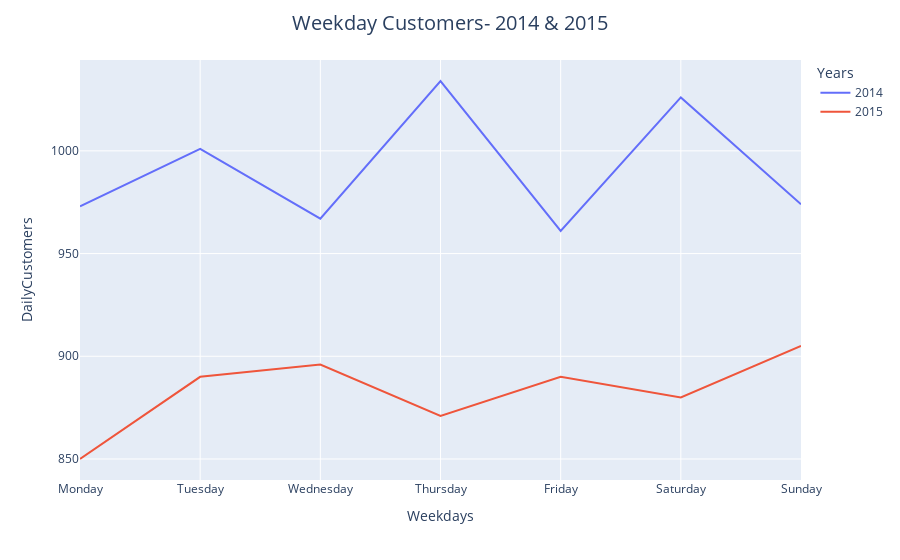

The notebook cell this image was saved under:
### Markdown cell above
Tuy nhiên xét về số lượng khách hàng, chúng ta thấy lượng khách hàng năm 2015 giảm đi nhiều so với 2014

### Code cell
# theo ngày trong tuần
temp4= df.groupby(['Years','Weekdays'],as_index=False).agg(DailyCustomers=('Member_number','nunique'))

order_days=CategoricalDtype(['Monday','Tuesday','Wednesday','Thursday','Friday','Saturday','Sunday'])
temp4['Weekdays']=temp4['Weekdays'].astype(order_days)
temp4=temp4.sort_values(by='Weekdays')

fig=px.line(temp4,x='Weekdays',y='DailyCustomers',color='Years')
fig.update_layout(title_text='Weekday Customers- 2014 & 2015',title_x=0.5,
                 title={'font': {'size':20}})

### Figure 1 — Plotly figure (JSON) as saved in the notebook; plotly's stock layout.template omitted (floating-point values rounded to 4 significant figures)
{"data": [{"hovertemplate": "Years=2014<br>Weekdays=%{x}<br>DailyCustomers=%{y}<extra></extra>", "legendgroup": "2014", "line": {"color": "#636efa", "dash": "solid"}, "marker": {"symbol": "circle"}, "mode": "lines", "name": "2014", "orientation": "v", "showlegend": true, "type": "scatter", "x": ["Monday", "Tuesday", "Wednesday", "Thursday", "Friday", "Saturday", "Sunday"], "xaxis": "x", "y": [973, 1001, 967, 1034, 961, 1026, 974], "yaxis": "y"}, {"hovertemplate": "Years=2015<br>Weekdays=%{x}<br>DailyCustomers=%{y}<extra></extra>", "legendgroup": "2015", "line": {"color": "#EF553B", "dash": "solid"}, "marker": {"symbol": "circle"}, "mode": "lines", "name": "2015", "orientation": "v", "showlegend": true, "type": "scatter", "x": ["Monday", "Tuesday", "Wednesday", "Thursday", "Friday", "Saturday", "Sunday"], "xaxis": "x", "y": [850, 890, 896, 871, 890, 880, 905], "yaxis": "y"}], "layout": {"legend": {"title": {"text": "Years"}, "tracegroupgap": 0}, "margin": {"t": 60}, "title": {"font": {"size": 20}, "text": "Weekday Customers- 2014 & 2015", "x": 0.5}, "xaxis": {"anchor": "y", "domain": [0, 1], "title": {"text": "Weekdays"}}, "yaxis": {"anchor": "x", "domain": [0, 1], "title": {"text": "DailyCustomers"}}}}
